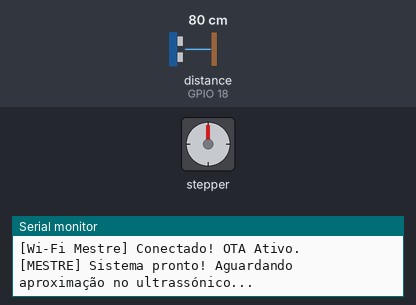
The sketch below on a simulated ESP32. Shown: stepper motor, the last lines printed to the serial monitor. Wiring (inferred from the names in the program): ultrasonic range finder: trigger GPIO 5; echo GPIO 18. The inputs (shaded band) are chosen by the test bench; at power-on: distance to the obstacle (sensor on GPIO 18) 80 cm. The echo pulse lasts 58.3 µs per cm; WiFi joins after 1.5 s; servers stay silent unless stated; stepper angles assume 2048 steps per turn.

Above: at 2.8 s.
2.9 s: distance to the obstacle (sensor on GPIO 18) set to 7 cm
4.4 s: distance to the obstacle (sensor on GPIO 18) set to 4 cm
At 4.56 s:
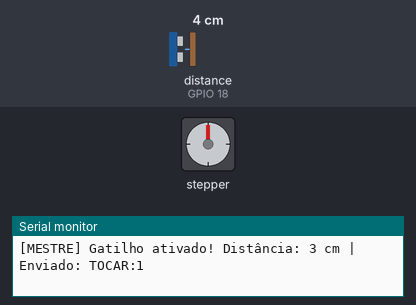
Timing chart, 0 to 13.4 s (numbered marks = the images above; inputs shaded):
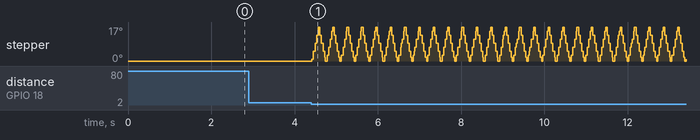

The sketch:

esp32_mestre_expoema.ino
```cpp
#include <Arduino.h>
#include <HardwareSerial.h>
#include <WiFi.h>
#include <ArduinoOTA.h>
#include <Stepper.h>

// --- CONFIGURAÇÕES WI-FI & OTA ---
const char *ssid = "HADASSA";
const char *password = "Hadassa123#";
bool wifiConectado = false;

// --- PINOS SENSOR ULTRASSÓNICO (HC-SR04) ---
const int trigPin = 5;
const int echoPin = 18;

// --- MOTOR DE PASSO (28BYJ-48 + ULN2003) ---
const int passosPorVolta = 2048;
Stepper meuMotorPasso(passosPorVolta, 13, 4, 12, 5);

// Passos curtos por ciclo para manter a resposta rápida
const int passosMovimento = 100;

// --- COMUNICAÇÃO SERIAL COM O ESCRAVO DE ÁUDIO ---
HardwareSerial SerialAudio(2); // Utilizando a UART2 nativa do ESP32

// --- CONTROLE DAS FALAS ---
const int TOTAL_FALAS = 7;
int indiceAudioAtual = 1;

// Função para medir a distância com o sensor ultrassónico (retorna em centímetros)
int lerDistanciaCm() {
  digitalWrite(trigPin, LOW);
  delayMicroseconds(2);
  digitalWrite(trigPin, HIGH);
  delayMicroseconds(10);
  digitalWrite(trigPin, LOW);

  long duration = pulseIn(echoPin, HIGH, 30000); // Timeout de 30ms para evitar travamentos
  if (duration == 0) return 999; // Se não houver retorno, retorna uma distância grande

  return duration * 0.034 / 2;
}

void desligarMotor() {
  digitalWrite(13, LOW);
  digitalWrite(4, LOW);
  digitalWrite(12, LOW);
  digitalWrite(5, LOW);
}

void setupOTA() {
  ArduinoOTA.setHostname("CUCA-BOT-MESTRE");
  ArduinoOTA.begin();
}

void setup() {
  Serial.begin(115200);

  // Configuração dos pinos do Ultrassónico
  pinMode(trigPin, OUTPUT);
  pinMode(echoPin, INPUT);

  // Configuração da UART2 (RX=16, TX=17)
  SerialAudio.begin(115200, SERIAL_8N1, 16, 17);

  WiFi.mode(WIFI_STA);
  WiFi.begin(ssid, password);
  unsigned long tInicio = millis();
  while (WiFi.status() != WL_CONNECTED && millis() - tInicio < 5000) {
    delay(200);
  }

  if (WiFi.status() == WL_CONNECTED) {
    wifiConectado = true;
    setupOTA();
    Serial.println("[Wi-Fi Mestre] Conectado! OTA Ativo.");
  } else {
    WiFi.disconnect(true);
    WiFi.mode(WIFI_OFF);
    Serial.println("[Wi-Fi Mestre] Modo offline.");
  }

  meuMotorPasso.setSpeed(17);
  desligarMotor();

  Serial.println("[MESTRE] Sistema pronto! Aguardando aproximação no ultrassónico...");
}

void loop() {
  if (wifiConectado && WiFi.status() == WL_CONNECTED) {
    ArduinoOTA.handle();
  }

  // Lê a distância atual do sensor ultrassónico
  int distancia = lerDistanciaCm();

  // Condição de gatilho: objeto/pessoa a menos de 5 cm
  bool objetoProximo = (distancia > 0 && distancia < 5);

  if (objetoProximo) {
    // 1. Envia o comando de fala ao escravo
    String comando = "TOCAR:" + String(indiceAudioAtual);
    SerialAudio.println(comando);
    Serial.printf("[MESTRE] Gatilho ativado! Distância: %d cm | Enviado: %s\n", distancia, comando.c_str());

    bool tocando = true;
    int sentido = 1;

    // Limpa a serial de dados residuais antes da leitura
    while (SerialAudio.available() > 0) SerialAudio.read();

    // 2. Loop de movimento do motor enquanto o áudio é executado
    while (tocando) {
      if (wifiConectado && WiFi.status() == WL_CONNECTED) {
        ArduinoOTA.handle();
      }

      meuMotorPasso.step(passosMovimento * sentido);
      sentido *= -1;

      if (SerialAudio.available() > 0) {
        String resposta = SerialAudio.readStringUntil('\n');
        resposta.trim();
        if (resposta == "FIM") {
          tocando = false;
          Serial.printf("[MESTRE] Fala %d finalizada pelo Escravo.\n", indiceAudioAtual);
        }
      }
    }

    // 3. Finalização do movimento do motor
    meuMotorPasso.step(passosMovimento);
    meuMotorPasso.step(-passosMovimento);
    desligarMotor();

    // 4. LÓGICA DE LOOPING AUTOMÁTICO DAS FALAS (1 ao 7 e recomeça)
    if (indiceAudioAtual >= TOTAL_FALAS) {
      Serial.println("[MESTRE] Última fala executada. Reiniciando sequência para a Fala 1 em loop.");
      indiceAudioAtual = 1; // Volta para o início do ciclo
    } else {
      indiceAudioAtual++;  // Avança para a próxima fala
    }

    // 5. Aguarda a remoção do objeto/pessoa da frente do sensor antes de permitir novo gatilho
    Serial.println("[MESTRE] Aguardando liberação do sensor ultrassónico...");
    while (true) {
      if (wifiConectado && WiFi.status() == WL_CONNECTED) {
        ArduinoOTA.handle();
      }
      int checkDist = lerDistanciaCm();
      if (checkDist >= 25) { // Só sai quando a pessoa se afastar (mais de 25 cm)
        break;
      }
      delay(100);
    }
    Serial.println("[MESTRE] Sensor liberado. Pronto para o próximo acionamento!");
  }

  delay(50);
}
```

Measured:
- the behaviour switches between 6 and 5 cm on distance to the obstacle (sensor on GPIO 18) (found by bisection; images 0 and 1)
- after the input at 2.9 s, every drawn part: stays the same
- after the input at 4.4 s, stepper: turns 17° clockwise in 0.15 s, then 17° counter-clockwise in 0.13 s, repeating every 0.36 s
